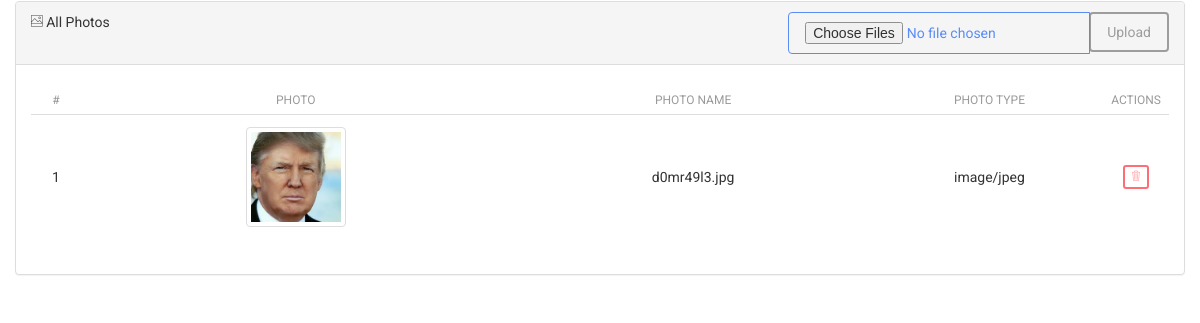
The page /media.php on the database its author committed.
### tables this page shows
CREATE TABLE `media` (
  `id` int(11) NOT NULL,
  `admin_id` int(11) NOT NULL,
  `file_name` text NOT NULL,
  `file_type` text NOT NULL
);

### includes/database.php (called while the page is built, shortened)
<?php
class MySqli_DB {
    private $con;
    public $query_id;
public function db_connect()
{
  $this->con = mysqli_connect(DB_HOST,DB_USER,DB_PASS);
  if(!$this->con)
         {
           die(" Database connection failed:". mysqli_connect_error());
         } else {
           $select_db = $this->con->select_db(DB_NAME);
         }
}
public function query($sql)
   {
      if (trim($sql != "")) {
          $this->query_id = $this->con->query($sql);
      }
       return $this->query_id;
   }
public function fetch_array($statement)
{
  return mysqli_fetch_array($statement);
}
public function while_loop($loop){
   $results = array();
   while ($result = $this->fetch_array($loop)) {
      $results[] = $result;
   }
 return $results;
}
}
$db = new MySqli_DB();
?>

### includes/sql.php (called while the page is built, shortened)
<?php
  require_once('includes/load.php');
function find_by_sql($sql)
{
  global $db;
  $result = $db->query($sql);
  $result_set = $db->while_loop($result);
 return $result_set;
}
?>

### includes/functions.php (called while the page is built, shortened)
<?php
function count_id(){
  static $count = 1;
  return $count++;
}
?>

### media.php (the view, shortened to what this page needs)
<?php
  $admin_id =  $_SESSION['admin_id'] ;
  $media_files = find_by_sql("SELECT * FROM media WHERE admin_id = '{$admin_id}'");
?>
<?php include_once('layouts/header.php'); ?>
     <div class="row">
      <div class="col-md-12">
        <div class="panel panel-default">
          <div class="panel-heading clearfix">
            <span class="pe-7s-photo"></span>
            <span>All Photos</span>
            <div class="pull-right">
              <form class="form-inline" action="media.php" method="POST" enctype="multipart/form-data">
              <div class="form-group">
                <div class="input-group">
                  <span class="input-group-btn">
                    <input type="file" name="file_upload" multiple="multiple" class="btn btn-primary btn-file"/>
                 </span>
                 <button type="submit" name="submit" class="btn btn-default">Upload</button>
               </div>
              </div>
             </form>
            </div>
          </div>
          <div class="panel-body">
            <table class="table">
              <thead>
                <tr>
                  <th class="text-center" style="width: 50px;">#</th>
                  <th class="text-center">Photo</th>
                  <th class="text-center">Photo Name</th>
                  <th class="text-center" style="width: 20%;">Photo Type</th>
                  <th class="text-center" style="width: 50px;">Actions</th>
                </tr>
              </thead>
                <tbody>
                <?php foreach ($media_files as $media_file): ?>
                <tr class="list-inline">
                 <td class="text-center"><?php echo count_id();?></td>
                  <td class="text-center">
                      <img src="uploads/products/<?php echo $media_file['file_name'];?>" class="img-thumbnail" style="height:100px;width:100px;" />
                  </td>
                <td class="text-center">
                  <?php echo $media_file['file_name'];?>
                </td>
                <td class="text-center">
                  <?php echo $media_file['file_type'];?>
                </td>
                <td class="text-center">
                  <a href="delete_media.php?id=<?php echo (int) $media_file['id'];?>" class="btn btn-danger btn-xs"  title="Edit">
                    <i class="pe-7s-trash"></i>
                  </a>
                </td>
               </tr>
              <?php endforeach;?>
            </tbody>
          </div>
        </div>
      </div>
</div>
<?php include_once('layouts/footer.php'); ?>

### rows shown on the page
media: file_name (picture), file_name "d0mr49l3.jpg", file_type "image/jpeg"
